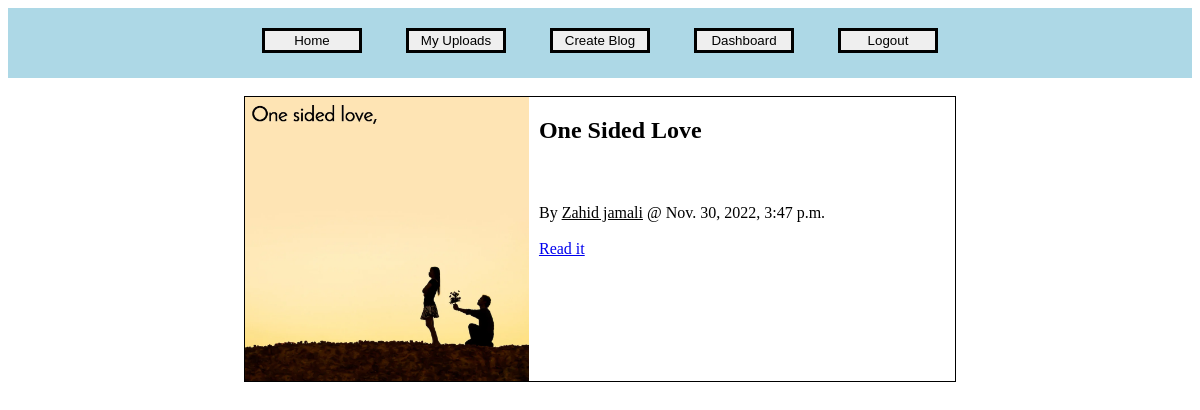
The app's page /myuploads (signed in) with its own data.
### accounts/models.py (models this page shows, shortened)
class blogs(models.Model):
    id=models.IntegerField(primary_key=True)
    title=models.CharField(verbose_name="Title", max_length=150)
    image=models.ImageField(upload_to="media/")
    content=RichTextField()
    create_at=models.DateTimeField(auto_now_add=True)
    updated_at=models.DateTimeField(auto_now=True)
    uploader=models.ForeignKey(CustomUser, on_delete=models.CASCADE)

class CustomUser(AbstractBaseUser):
    email=models.EmailField(verbose_name="Email Addresss", max_length=100, unique=True)
    name=models.CharField(max_length=100, verbose_name="Full Name")
    phone=models.IntegerField(verbose_name="Phone Number ")
    joined_at=models.DateTimeField(auto_now_add=True)
    updated_at=models.DateTimeField(auto_now=True)
    is_active=models.BooleanField(default=True)
    is_staff=models.BooleanField(default=False)
    is_admin=models.BooleanField(default=False)
    is_superuser=models.BooleanField(default=False)
    object=CustomUserManager()
    USERNAME_FIELD="email"
    REQUIRED_FIELDS=['name', "phone",]

### accounts/views.py (the view)
# urls.py: path("myuploads", views.myuploads, name="myuploads")
def myuploads(request):
    obj=models.blogs.objects.filter(uploader=request.user)
    if request.user.is_authenticated:
        user_login=True
    else:
        user_login=False
    return render(request, "index.html", {'data':obj, 'user_login':user_login})

### accounts/templates/index.html (shortened to what this page needs)
<html>
    <head>
    </head>
    </head>
    <body>
        {%include 'nav.html'%}
        <div class="container">
            {%for i in data%}
            <br>
            <div class="main_div">
            <div class="img">
                <img src="media/{{i.image}}">
            </div>
            <div class="txt">
                <h2>{{i.title}}</h2><br>
                <p>By <u>{{i.uploader.name}}</u> @ {{i.create_at}}</p>
                <a href="readpost?id={{i.id}}">Read it</a>
            </div>
            </div>
            {%endfor%}
        </div>
    </body>
</html>

### accounts/templates/index.html (style rules this page uses)
.main_div { margin-top: 20px; width: 60%; height: auto; margin: auto; border: 1px solid black; min-height: 150px; display: flex; }
.img { width: 40%; height: auto; line-height: normal; }
.img img { ; width: 100%; height: auto; text-align: left; }
.txt h2 { padding-left: 10px; }
.txt a { padding-left: 10px; line-height: 10px; }
.txt p { padding-left: 10px; line-height: 30px; }

### records on screen
blogs: image (picture), title "One Sided Love", uploader.name "Zahid jamali", create_at "Nov. 30, 2022, 3:47 p.m."
